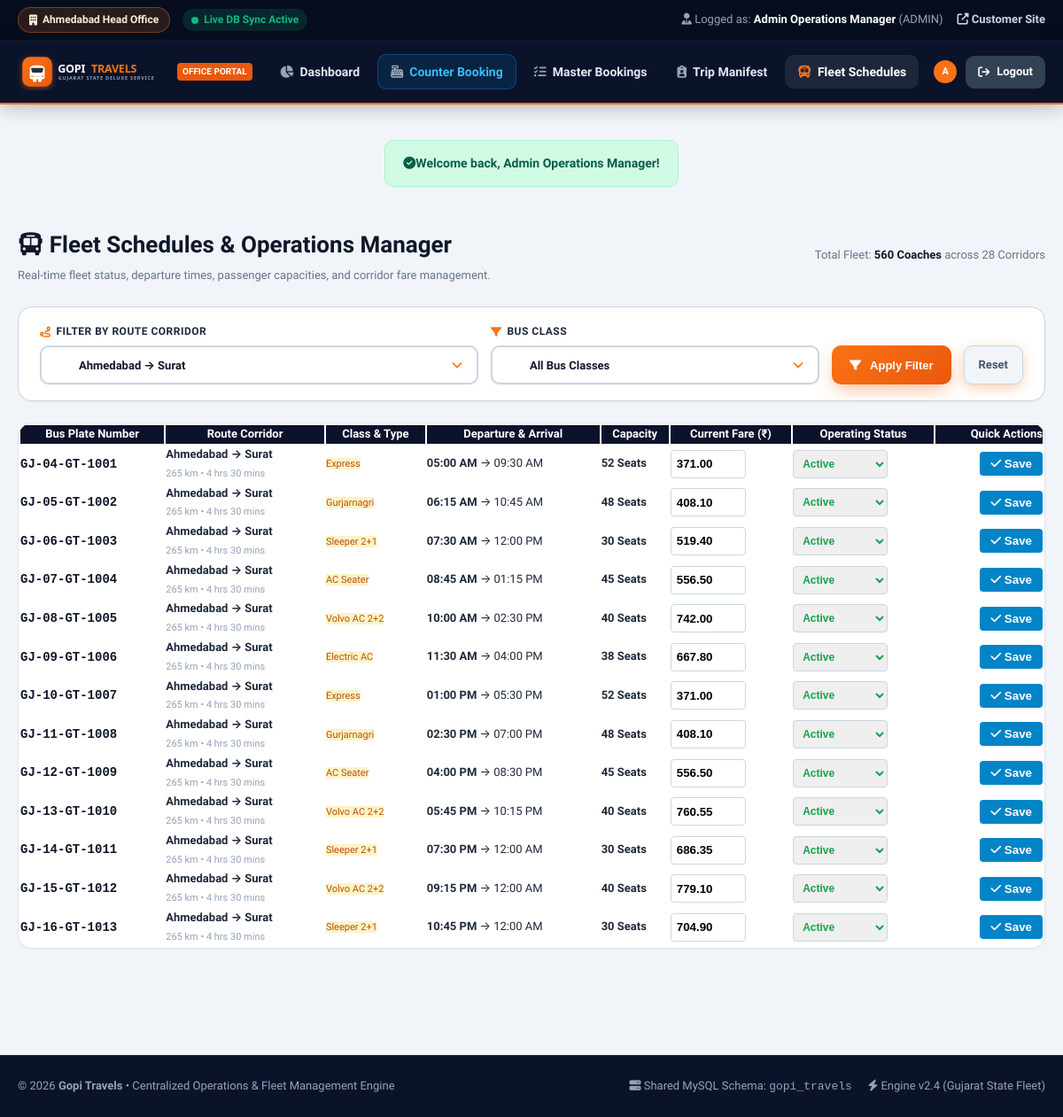
The app's page /admin/buses.php?route_id=1 (signed in) with its own data.
### tables this page shows
CREATE TABLE `buses` (
  `id` INT AUTO_INCREMENT PRIMARY KEY,
  `bus_number` VARCHAR(30) NOT NULL UNIQUE,
  `route_id` INT NOT NULL,
  `bus_class` ENUM('Express', 'Gurjarnagri', 'Sleeper 2+1', 'AC Seater', 'Volvo AC 2+2', 'Electric AC') NOT NULL,
  `total_seats` INT NOT NULL DEFAULT 40,
  `fare` DECIMAL(10, 2) NOT NULL,
  `departure_time` TIME NOT NULL,
  `arrival_time` TIME NOT NULL,
  `is_ac` TINYINT(1) DEFAULT 0,
  `is_sleeper` TINYINT(1) DEFAULT 0,
  `amenities` TEXT DEFAULT NULL,
  `status` ENUM('Active', 'Maintenance', 'Cancelled') DEFAULT 'Active',
  `created_at` TIMESTAMP DEFAULT CURRENT_TIMESTAMP,
  FOREIGN KEY (`route_id`) REFERENCES `routes`(`id`) ON DELETE CASCADE,
  INDEX `idx_route_id` (`route_id`),
  INDEX `idx_bus_class` (`bus_class`)
);

CREATE TABLE `routes` (
  `id` INT AUTO_INCREMENT PRIMARY KEY,
  `source_city` VARCHAR(100) NOT NULL,
  `destination_city` VARCHAR(100) NOT NULL,
  `distance_km` INT NOT NULL,
  `estimated_time` VARCHAR(50) NOT NULL,
  `via_cities` VARCHAR(255) DEFAULT NULL,
  `created_at` TIMESTAMP DEFAULT CURRENT_TIMESTAMP,
  INDEX `idx_source_city` (`source_city`),
  INDEX `idx_destination_city` (`destination_city`)
);

### admin/buses.php (the view, shortened to what this page needs)
<?php
require_once __DIR__ . '/includes/header.php';
$pdo = get_db_connection();
$routeFilter = isset($_GET['route_id']) ? (int)$_GET['route_id'] : 0;
$routes = [];
$buses = [];
if ($pdo) {
    $routesStmt = $pdo->query("SELECT id, source_city, destination_city FROM routes ORDER BY source_city, destination_city");
    $routes = $routesStmt->fetchAll();
    $sql = "SELECT b.*, r.source_city, r.destination_city, r.distance_km, r.estimated_time
            FROM buses b
            JOIN routes r ON b.route_id = r.id
            WHERE 1=1";
    $params = [];
    if ($routeFilter > 0) {
        $sql .= " AND b.route_id = ?";
        $params[] = $routeFilter;
    }
    $sql .= " ORDER BY r.source_city, r.destination_city, b.departure_time ASC LIMIT 100";
    $stmt = $pdo->prepare($sql);
    $stmt->execute($params);
    $buses = $stmt->fetchAll();
}
?>
<div class="container-fluid" style="max-width: 1440px; margin: 30px auto 60px; padding: 0 20px;">
    <div style="display: flex; justify-content: space-between; align-items: center; margin-bottom: 24px;">
        <div>
            <h1 style="font-size: 26px; font-weight: 900; color: #0f172a; margin-bottom: 4px;">
                <i class="fas fa-bus text-primary me-2"></i> Fleet Schedules & Operations Manager
            </h1>
            <p style="color: #64748b; font-size: 13px;">
                Real-time fleet status, departure times, passenger capacities, and corridor fare management.
            </p>
        </div>
        <div style="font-size: 13px; color: #64748b;">
            Total Fleet: <strong style="color:#0f172a;">560 Coaches</strong> across 28 Corridors
        </div>
    </div>
    <div style="background: #ffffff; border: 1px solid #cbd5e1; border-radius: var(--radius-lg); padding: 18px 24px; box-shadow: var(--shadow-sm); margin-bottom: 24px;">
        <form action="buses.php" method="GET" style="display: grid; grid-template-columns: 2fr 1.5fr auto auto; gap: 14px; align-items: end;">
            <div class="form-group-custom">
                <label class="form-label-custom"><i class="fas fa-route"></i> Filter by Route Corridor</label>
                <select name="route_id" class="form-control-custom" style="height: 44px; font-size: 13px;">
                    <?php foreach ($routes as $r): ?>
                        <option value="<?= $r['id']; ?>" <?= $r['id'] === $routeFilter ? 'selected' : ''; ?>>
                            <?= htmlspecialchars($r['source_city']); ?> &rarr; <?= htmlspecialchars($r['destination_city']); ?>
                        </option>
                    <?php endforeach; ?>
                </select>
            </div>
            <div class="form-group-custom">
                <label class="form-label-custom"><i class="fas fa-filter"></i> Bus Class</label>
                <select name="class" class="form-control-custom" style="height: 44px; font-size: 13px;">
                    <option value="">All Bus Classes</option>
                </select>
            </div>
            <button type="submit" class="btn-search-bus" style="height: 44px; padding: 0 20px; font-size: 13px;">
                <i class="fas fa-filter me-1"></i> Apply Filter
            </button>
            <a href="buses.php" class="btn-nav-primary" style="background:#f1f5f9; color:#475569; border:1px solid #cbd5e1; height:44px; display:inline-flex; align-items:center; padding:0 16px; font-size:13px;">
                Reset
            </a>
        </form>
    </div>
    <div style="background: #ffffff; border: 1px solid #e2e8f0; border-radius: var(--radius-lg); box-shadow: var(--shadow-sm); overflow: hidden;">
        <div style="overflow-x: auto;">
            <table class="table-custom" style="width: 100%; font-size: 13px;">
                <thead>
                    <tr style="background: #0b132b; color: #ffffff;">
                        <th>Bus Plate Number</th>
                        <th>Route Corridor</th>
                        <th>Class & Type</th>
                        <th>Departure & Arrival</th>
                        <th>Capacity</th>
                        <th>Current Fare (₹)</th>
                        <th>Operating Status</th>
                        <th style="text-align: right;">Quick Actions</th>
                    </tr>
                </thead>
                <tbody>
                    <?php if (empty($buses)): ?>
                        <tr>
                            <td colspan="8" style="text-align: center; padding: 30px; color: #94a3b8;">
                                No buses found matching the selected filter.
                            </td>
                        </tr>
                    <?php else: ?>
                        <?php foreach ($buses as $bus): ?>
                            <tr>
                                <td>
                                    <strong style="color: #0f172a; font-family: monospace; font-size: 14px;"><?= htmlspecialchars($bus['bus_number']); ?></strong>
                                </td>
                                <td>
                                    <strong><?= htmlspecialchars($bus['source_city']); ?> &rarr; <?= htmlspecialchars($bus['destination_city']); ?></strong><br>
                                    <span style="font-size: 11px; color: #94a3b8;"><?= $bus['distance_km']; ?> km &bull; <?= $bus['estimated_time']; ?></span>
                                </td>
                                <td>
                                    <span class="badge badge-express" style="font-size: 11px;"><?= htmlspecialchars($bus['bus_class']); ?></span>
                                </td>
                                <td>
                                    <strong><?= date('h:i A', strtotime($bus['departure_time'])); ?></strong> &rarr; <?= date('h:i A', strtotime($bus['arrival_time'])); ?>
                                </td>
                                <td>
                                    <strong><?= $bus['total_seats']; ?> Seats</strong>
                                </td>
                                <form action="buses.php" method="POST">
                                    <td>
                                        <input type="number" name="fare" value="<?= $bus['fare']; ?>" step="5" min="50" style="width: 85px; height: 32px; padding: 2px 6px; border: 1px solid #cbd5e1; border-radius: 4px; font-weight: 700;">
                                    </td>
                                    <td>
                                        <select name="status" style="height: 32px; padding: 2px 6px; border: 1px solid #cbd5e1; border-radius: 4px; font-size: 12px; font-weight: 700; <?= $bus['status'] === 'Active' ? 'color:#16a34a;' : ($bus['status'] === 'Maintenance' ? 'color:#d97706;' : 'color:#dc2626;'); ?>">
                                            <option value="Active" <?= $bus['status'] === 'Active' ? 'selected' : ''; ?>>Active</option>
                                        </select>
                                    </td>
                                    <td style="text-align: right;">
                                        <button type="submit" name="update_bus_status" value="1" class="btn-sm" style="background:#0284c7; color:#fff; border:none; padding:6px 12px; border-radius:4px; font-weight:700; cursor:pointer;" title="Save Status & Fare">
                                            <i class="fas fa-check me-1"></i> Save
                                        </button>
                                    </td>
                                </form>
                            </tr>
                        <?php endforeach; ?>
                    <?php endif; ?>
                </tbody>
            </table>
        </div>
    </div>
</div>
<?php require_once __DIR__ . '/includes/footer.php'; ?>

### assets/css/style.css (style rules this page uses)
:root { --primary: #f97316; --primary-dark: #ea580c; --primary-light: #ffedd5; --secondary: #0b132b; --secondary-light: #1c2541; --accent: #10b981; --accent-gold: #f59e0b; --accent-red: #ef4444; --accent-pink: #ec4899; --accent-blue: #0284c7; --accent-purple: #8b5cf6; --bg-main: #f8fafc; --bg-card: #ffffff; --bg-dark: #0f172a; --bg-dark-card: #1e293b; --text-main: #1e293b; --text-muted: #64748b; --text-light: #f8fafc; --text-dark: #0f172a; --border-light: #e2e8f0; --border-dark: rgba(255, 255, 255, 0.1); --shadow-sm: 0 1px 2px 0 rgba(0, 0, 0, 0.05); --shadow-md: 0 4px 6px -1px rgba(0, 0, 0, 0.1), 0 2px 4px -1px rgba(0, 0, 0, 0.06); --shadow-lg: 0 10px 15px -3px rgba(0, 0, 0, 0.1), 0 4px 6px -2px rgba(0, 0, 0, 0.05); --shadow-xl: 0 20px 25px -5px rgba(0, 0, 0, 0.1), 0 10px 10px -5px rgba(0, 0, 0, 0.04); --shadow-glow: 0 0 20px rgba(249, 115, 22, 0.35); --radius-sm: 6px; --radius-md: 10px; --radius-lg: 16px; --radius-xl: 24px; --radius-full: 9999px; --font-main: 'Plus Jakarta Sans', -apple-system, BlinkMacSystemFont, 'Segoe UI', Roboto, sans-serif; --transition-fast: all 0.2s cubic-bezier(0.4, 0, 0.2, 1); --transition-normal: all 0.3s cubic-bezier(0.4, 0, 0.2, 1); --transition-slow: all 0.5s cubic-bezier(0.4, 0, 0.2, 1); }
*, *::before, *::after { box-sizing: border-box; margin: 0; padding: 0; }
html { scroll-behavior: smooth; }
body { font-family: var(--font-main); background-color: var(--bg-main); color: var(--text-main); line-height: 1.6; overflow-x: hidden; min-height: 100vh; display: flex; flex-direction: column; }
a { color: inherit; text-decoration: none; transition: var(--transition-fast); }
.container-fluid { width: 100%; padding: 0 20px; }
.btn-nav-primary { background: linear-gradient(135deg, var(--primary), var(--primary-dark)); color: #ffffff; font-weight: 700; font-size: 14px; padding: 10px 18px; border-radius: var(--radius-md); display: inline-flex; align-items: center; gap: 8px; border: none; cursor: pointer; box-shadow: 0 4px 14px rgba(249, 115, 22, 0.35); transition: var(--transition-fast); }
.form-group-custom { display: flex; flex-direction: column; gap: 6px; text-align: left; position: relative; }
.form-label-custom { font-size: 12px; font-weight: 800; color: #1e293b; text-transform: uppercase; letter-spacing: 0.5px; display: flex; align-items: center; gap: 6px; }
.form-label-custom i { color: var(--primary); }
.form-control-custom { width: 100%; height: 52px; padding: 10px 14px 10px 42px; border: 2px solid #cbd5e1; border-radius: var(--radius-md); font-size: 15px; font-weight: 700; color: #0f172a; background-color: #ffffff; transition: var(--transition-fast); font-family: inherit; box-shadow: 0 1px 3px rgba(0, 0, 0, 0.05); }
select.form-control-custom { cursor: pointer; appearance: none; -webkit-appearance: none; -moz-appearance: none; background-repeat: no-repeat; background-position: right 14px center; background-size: 16px; padding-right: 38px; }
.btn-search-bus { height: 52px; background: linear-gradient(135deg, var(--primary), var(--primary-dark)); color: #ffffff; font-size: 16px; font-weight: 800; padding: 0 28px; border-radius: var(--radius-md); border: none; cursor: pointer; display: flex; align-items: center; justify-content: center; gap: 10px; box-shadow: 0 8px 20px -4px rgba(249, 115, 22, 0.5); transition: var(--transition-normal); white-space: nowrap; }
.badge-express { background: #fef3c7; color: #b45309; }

### records on screen
buses: bus_number "GJ-04-GT-1001", route.source_city "Ahmedabad", route.destination_city "Surat", route.distance_km "265", route.estimated_time "4 hrs 30 mins", bus_class "Express", departure_time "05:00 AM", arrival_time "09:30 AM", total_seats "52", fare "371.00", status "Active"
buses: bus_number "GJ-05-GT-1002", route.source_city "Ahmedabad", route.destination_city "Surat", route.distance_km "265", route.estimated_time "4 hrs 30 mins", bus_class "Gurjarnagri", departure_time "06:15 AM", arrival_time "10:45 AM", total_seats "48", fare "408.10", status "Active"
buses: bus_number "GJ-06-GT-1003", route.source_city "Ahmedabad", route.destination_city "Surat", route.distance_km "265", route.estimated_time "4 hrs 30 mins", bus_class "Sleeper 2+1", departure_time "07:30 AM", arrival_time "12:00 PM", total_seats "30", fare "519.40", status "Active"
buses: bus_number "GJ-07-GT-1004", route.source_city "Ahmedabad", route.destination_city "Surat", route.distance_km "265", route.estimated_time "4 hrs 30 mins", bus_class "AC Seater", departure_time "08:45 AM", arrival_time "01:15 PM", total_seats "45", fare "556.50", status "Active"
buses: bus_number "GJ-08-GT-1005", route.source_city "Ahmedabad", route.destination_city "Surat", route.distance_km "265", route.estimated_time "4 hrs 30 mins", bus_class "Volvo AC 2+2", departure_time "10:00 AM", arrival_time "02:30 PM", total_seats "40", fare "742.00", status "Active"
buses: bus_number "GJ-09-GT-1006", route.source_city "Ahmedabad", route.destination_city "Surat", route.distance_km "265", route.estimated_time "4 hrs 30 mins", bus_class "Electric AC", departure_time "11:30 AM", arrival_time "04:00 PM", total_seats "38", fare "667.80", status "Active"
buses: bus_number "GJ-10-GT-1007", route.source_city "Ahmedabad", route.destination_city "Surat", route.distance_km "265", route.estimated_time "4 hrs 30 mins", bus_class "Express", departure_time "01:00 PM", arrival_time "05:30 PM", total_seats "52", fare "371.00", status "Active"
buses: bus_number "GJ-11-GT-1008", route.source_city "Ahmedabad", route.destination_city "Surat", route.distance_km "265", route.estimated_time "4 hrs 30 mins", bus_class "Gurjarnagri", departure_time "02:30 PM", arrival_time "07:00 PM", total_seats "48", fare "408.10", status "Active"
buses: bus_number "GJ-12-GT-1009", route.source_city "Ahmedabad", route.destination_city "Surat", route.distance_km "265", route.estimated_time "4 hrs 30 mins", bus_class "AC Seater", departure_time "04:00 PM", arrival_time "08:30 PM", total_seats "45", fare "556.50", status "Active"
buses: bus_number "GJ-13-GT-1010", route.source_city "Ahmedabad", route.destination_city "Surat", route.distance_km "265", route.estimated_time "4 hrs 30 mins", bus_class "Volvo AC 2+2", departure_time "05:45 PM", arrival_time "10:15 PM", total_seats "40", fare "760.55", status "Active"
buses: bus_number "GJ-14-GT-1011", route.source_city "Ahmedabad", route.destination_city "Surat", route.distance_km "265", route.estimated_time "4 hrs 30 mins", bus_class "Sleeper 2+1", departure_time "07:30 PM", arrival_time "12:00 AM", total_seats "30", fare "686.35", status "Active"
buses: bus_number "GJ-15-GT-1012", route.source_city "Ahmedabad", route.destination_city "Surat", route.distance_km "265", route.estimated_time "4 hrs 30 mins", bus_class "Volvo AC 2+2", departure_time "09:15 PM", arrival_time "12:00 AM", total_seats "40", fare "779.10", status "Active"
buses: bus_number "GJ-16-GT-1013", route.source_city "Ahmedabad", route.destination_city "Surat", route.distance_km "265", route.estimated_time "4 hrs 30 mins", bus_class "Sleeper 2+1", departure_time "10:45 PM", arrival_time "12:00 AM", total_seats "30", fare "704.90", status "Active"

### other values on screen
$staffUser['branch_office'] "Ahmedabad Head Office"
$staffUser['name'] "Admin Operations Manager"
$staffUser['role'] "ADMIN"
substr($staffUser['name'], 0, 1) "A"
$msg "Welcome back, Admin Operations Manager!"
form field route_id "Ahmedabad → Surat"
